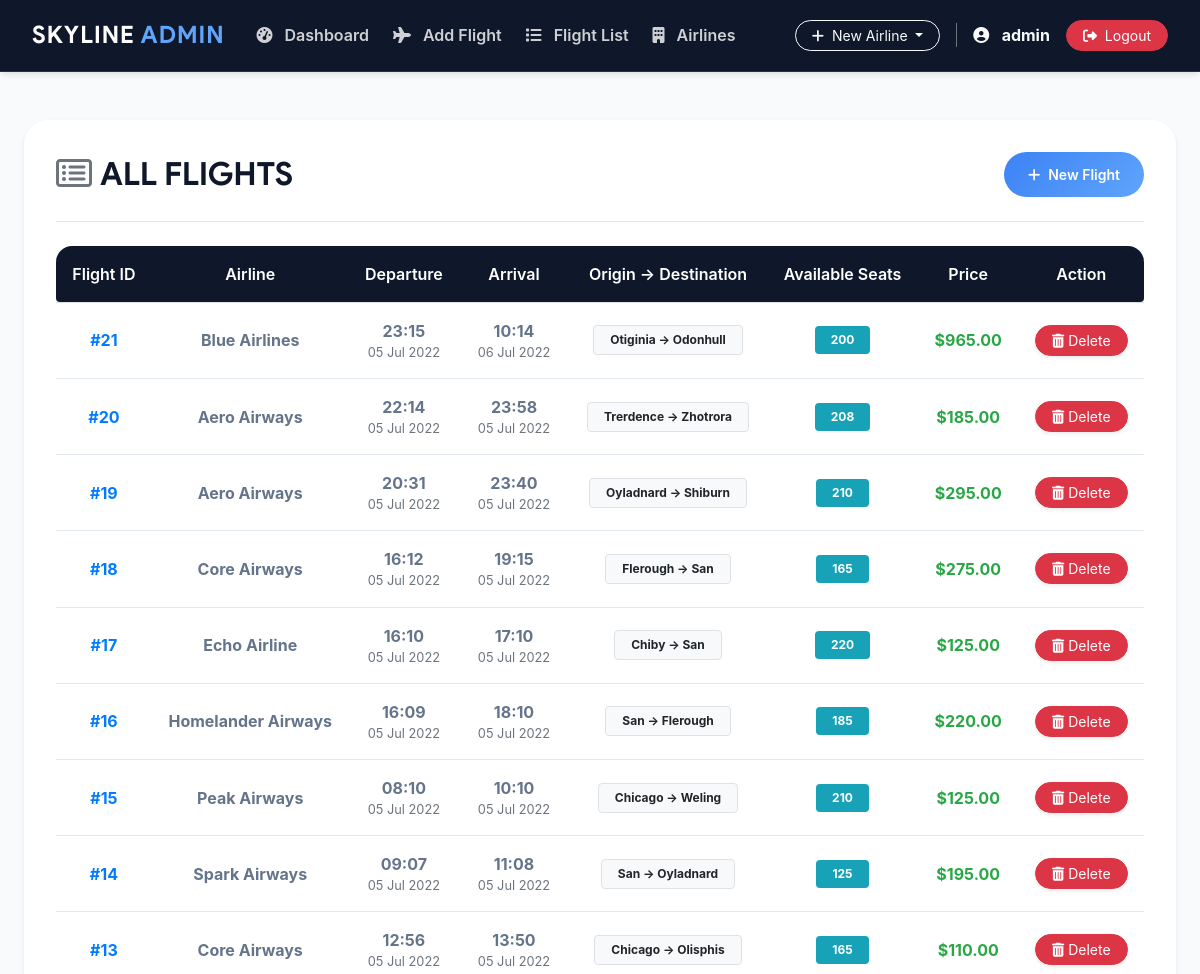
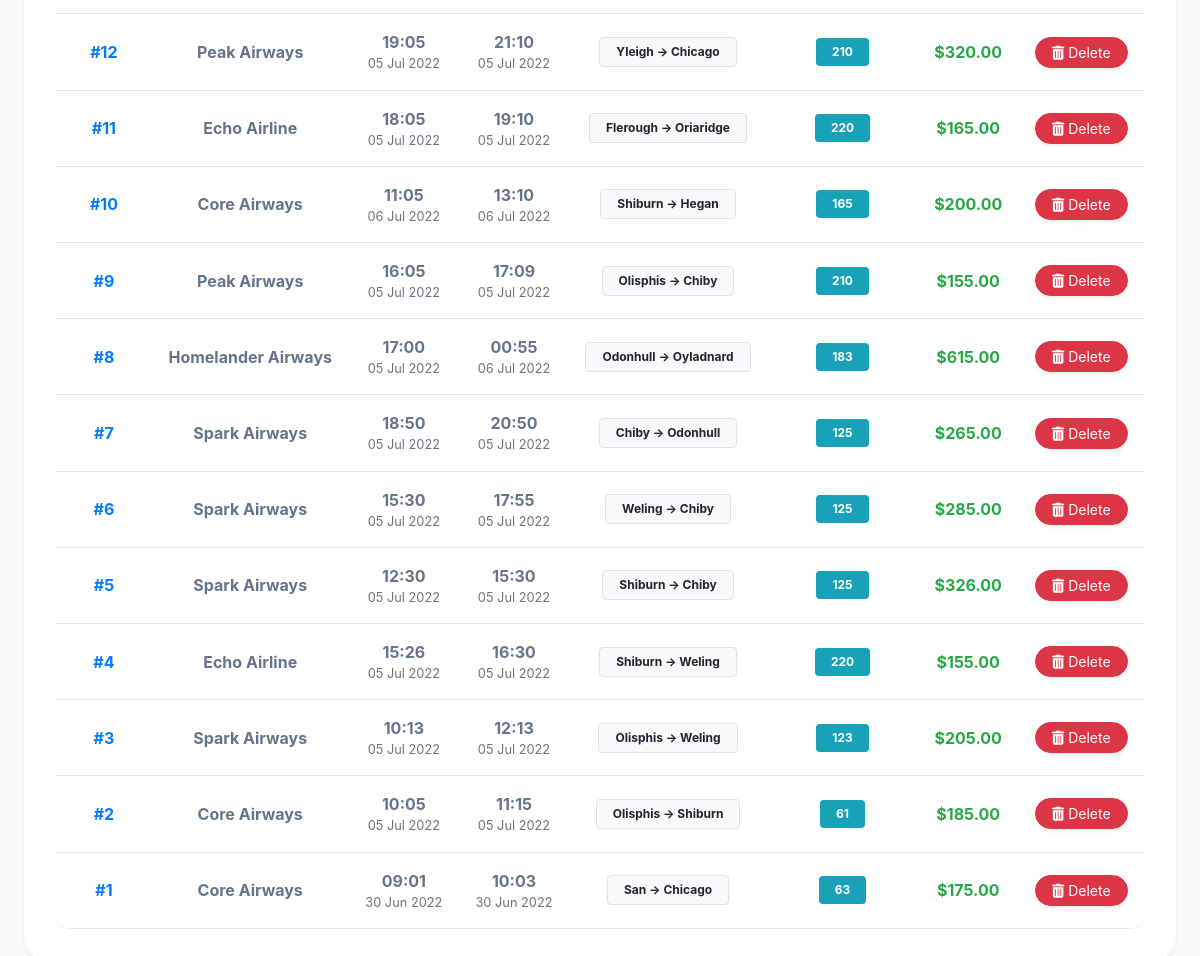
The app's page /admin/all_flights.php (signed in) with its own data (2 pictures, top to bottom).
### tables this page shows
CREATE TABLE `flight` (
  `flight_id` int(11) NOT NULL,
  `admin_id` int(11) NOT NULL,
  `arrivale` datetime NOT NULL,
  `departure` datetime NOT NULL,
  `Destination` varchar(20) NOT NULL,
  `source` varchar(20) NOT NULL,
  `airline` varchar(20) NOT NULL,
  `Seats` varchar(110) NOT NULL,
  `duration` varchar(20) NOT NULL,
  `Price` int(11) NOT NULL,
  `status` varchar(6) DEFAULT NULL,
  `issue` varchar(50) DEFAULT NULL,
  `last_seat` varchar(5) DEFAULT '',
  `bus_seats` int(11) DEFAULT '20',
  `last_bus_seat` varchar(5) DEFAULT ''
);

### admin/all_flights.php (the view, shortened to what this page needs)
<?php include_once 'header.php'; ?>
<?php require '../helpers/init_conn_db.php'; ?>
<?php if(isset($_SESSION['adminId'])) { ?>
<main>
  <div class="container-fluid px-4 mt-5 mb-5">
    <div class="admin-glass-panel animate-fade-in shadow-sm border-0">
      <div class="d-flex justify-content-between align-items-center mb-4">
        <h2 class="admin-header-title mb-0"><i class="fa fa-list-alt mr-2 text-secondary"></i>ALL FLIGHTS</h2>
        <a href="flight.php" class="btn btn-admin-premium btn-sm px-4 rounded-pill"><i class="fa fa-plus mr-2"></i>New Flight</a>
      </div>
      <hr class="mb-4">
      <div class="table-responsive">
        <table class="table mb-0 custom-table text-center table-hover align-middle">
          <thead>
            <tr>
              <th scope="col" class="rounded-left">Flight ID</th>
              <th scope="col">Airline</th>
              <th scope="col">Departure</th>
              <th scope="col">Arrival</th>
              <th scope="col">Origin &rarr; Destination</th>
              <th scope="col">Available Seats</th>
              <th scope="col">Price</th>
              <th scope="col" class="rounded-right">Action</th>
            </tr>
          </thead>
          <tbody>
            <?php
            $sql = 'SELECT * FROM Flight ORDER BY flight_id DESC';
            $stmt = mysqli_stmt_init($conn);
            mysqli_stmt_prepare($stmt,$sql);
            mysqli_stmt_execute($stmt);
            $result = mysqli_stmt_get_result($stmt);
            while ($row = mysqli_fetch_assoc($result)) {
              echo "
              <tr>
                <td class='font-weight-bold text-primary'>
                  <a href='pass_list.php?flight_id=".htmlspecialchars($row['flight_id'])."'>#".htmlspecialchars($row['flight_id'])."</a>
                </td>
                <td class='font-weight-bold'>".htmlspecialchars($row['airline'])."</td>
                <td>
                  <div class='font-weight-bold'>".date('H:i', strtotime($row['departure']))."</div>
                  <div class='small text-muted'>".date('d M Y', strtotime($row['departure']))."</div>
                </td>
                <td>
                  <div class='font-weight-bold'>".date('H:i', strtotime($row['arrivale']))."</div>
                  <div class='small text-muted'>".date('d M Y', strtotime($row['arrivale']))."</div>
                </td>
                <td><span class='badge badge-light px-3 py-2 border'>".htmlspecialchars($row['source'])." &rarr; ".htmlspecialchars($row['Destination'])."</span></td>
                <td><span class='badge badge-info px-3 py-2'>".htmlspecialchars($row['Seats'])."</span></td>
                <td class='font-weight-bold text-success'>$".number_format($row['Price'], 2)."</td>
                <td>
                  <form action='all_flights.php' method='post' class='m-0' onsubmit='return confirm(\"Are you sure you want to delete this flight?\");'>
                    <input name='flight_id' type='hidden' value='".htmlspecialchars($row['flight_id'])."'>
                    <button class='btn btn-danger btn-sm rounded-pill px-3 shadow-sm' type='submit' name='del_flight'>
                    <i class='fa fa-trash'></i> Delete</button>
                  </form>
                </td>
              </tr>
              ";
            }
            ?>
          </tbody>
        </table>
      </div>
    </div>
  </div>
</main>
<?php } ?>
<?php include_once 'footer.php'; ?>

### admin/header.php (shortened to what this page needs)
<!doctype html>
<html lang="en">
    <head>
        <link rel="stylesheet" href="https://stackpath.bootstrapcdn.com/font-awesome/4.7.0/css/font-awesome.min.css">
        <link rel="stylesheet" href="https://stackpath.bootstrapcdn.com/bootstrap/4.5.2/css/bootstrap.min.css">
    </head>
    <body>
        <nav class="navbar navbar-custom navbar-expand-lg navbar-dark mb-4">
          <a class="navbar-brand text-light" href="index.php"><h4>SKYLINE <span style="color: var(--accent-color);">ADMIN</span></h4></a>
        <div class="collapse navbar-collapse" id="navbarSupportedContent">
          <?php
              if(isset($_SESSION['adminId'])) { ?>
                <ul class="navbar-nav mr-auto">
                <li class="nav-item">
                    <a class="nav-link" href="index.php">
                      <h5 class="ml-2"><i class="fa fa-dashboard mr-2"></i> Dashboard</h5>
                    </a>
                  </li>
                  <li class="nav-item">
                    <a class="nav-link" href="flight.php">
                      <h5 class="ml-2"><i class="fa fa-plane mr-2"></i> Add Flight</h5>
                    </a>
                  </li>
                  <li class="nav-item">
                    <a class="nav-link" href="all_flights.php">
                      <h5 class="ml-2"><i class="fa fa-list mr-2"></i> Flight List</h5>
                    </a>
                  </li>
                  <li class="nav-item">
                    <a class="nav-link" href="list_airlines.php">
                      <h5 class="ml-2"><i class="fa fa-building mr-2"></i> Airlines</h5>
                    </a>
                  </li>
                </ul>
                <ul class="nav navbar-nav navbar-right align-items-center">
                  <li class="nav-item mr-3">
                    <div class="dropdown mt-2 mt-lg-0">
                      <button class="btn btn-outline-light btn-sm dropdown-toggle rounded-pill px-3" type="button"
                        id="dropdownMenuButton" data-toggle="dropdown"
                          aria-haspopup="true" aria-expanded="false">
                        <i class="fa fa-plus mr-1"></i> New Airline
                      </button>
                    </div>
                  </li>
                  <li class="nav-item border-left border-secondary pl-3 mr-3 d-none d-lg-block">
                          <i class="fa fa-user-circle text-light mr-2"></i>
                          <span class="text-light font-weight-bold">
                          <?php echo htmlspecialchars($_SESSION['adminUname']); ?>
                          </span>
                  </li>
                  <li class="nav-item">
                    <form action="../includes/logout.inc.php" method="POST" class="m-0">
                        <button class="btn btn-danger btn-sm rounded-pill px-3" type="submit">
                            <i class="fa fa-sign-out mr-1"></i> Logout
                        </button>
                    </form>
                  </li>
                </ul>
            <?php } ?>
        </div>
        </nav>

### admin/footer.php (shortened to what this page needs)
  </body>
</html>

### admin/header.php (style rules this page uses)
:root { --primary-color: #0f172a; --secondary-color: #3b82f6; --accent-color: #60a5fa; --background-color: #f8fafc; --text-primary: #1e293b; --text-secondary: #64748b; --glass-bg: rgba(255, 255, 255, 0.95); --glass-border: rgba(255, 255, 255, 0.2); --transition: all 0.3s ease; }
body { background-color: var(--background-color); font-family: 'Inter', 'product sans', sans-serif; color: var(--text-primary); }
.navbar-custom { background: var(--primary-color) !important; backdrop-filter: blur(10px); -webkit-backdrop-filter: blur(10px); border-bottom: 1px solid rgba(255, 255, 255, 0.1); padding: 1rem 2rem; box-shadow: 0 4px 6px -1px rgba(0, 0, 0, 0.1); }
.navbar-brand h4 { font-family: 'product sans', sans-serif; font-weight: 800; margin: 0; letter-spacing: 1px; color: white; }
.nav-link h5 { font-size: 1rem; font-weight: 600; margin: 0; color: rgba(255, 255, 255, 0.8); transition: var(--transition); }
.btn-admin-premium { background: linear-gradient(135deg, var(--secondary-color), var(--accent-color)); color: white; border: none; border-radius: 0.5rem; padding: 0.75rem 1.5rem; font-weight: 600; transition: var(--transition); }
.admin-glass-panel { background: white; border-radius: 1.5rem; box-shadow: 0 4px 6px -1px rgba(0, 0, 0, 0.05), 0 2px 4px -1px rgba(0, 0, 0, 0.03); padding: 2rem; }
.admin-header-title { font-family: 'product sans', sans-serif; font-weight: 800; color: var(--primary-color); margin-bottom: 2rem; }
.custom-table { background: white; border-radius: 1rem; overflow: hidden; box-shadow: 0 4px 6px -1px rgba(0,0,0,0.05); }
.custom-table thead th { background: var(--primary-color); color: white; font-weight: 600; border: none; padding: 1rem; }
.custom-table tbody td { padding: 1rem; vertical-align: middle; border-bottom: 1px solid #e2e8f0; color: var(--text-secondary); font-weight: 500; }

### records on screen
flight: flight_id "21", airline "Blue Airlines", departure "23:15", departure "05 Jul 2022", arrivale "10:14", arrivale "06 Jul 2022", source "Otiginia", Destination "Odonhull", Seats "200", Price "965.00"
flight: flight_id "20", airline "Aero Airways", departure "22:14", departure "05 Jul 2022", arrivale "23:58", arrivale "05 Jul 2022", source "Trerdence", Destination "Zhotrora", Seats "208", Price "185.00"
flight: flight_id "19", airline "Aero Airways", departure "20:31", departure "05 Jul 2022", arrivale "23:40", arrivale "05 Jul 2022", source "Oyladnard", Destination "Shiburn", Seats "210", Price "295.00"
flight: flight_id "18", airline "Core Airways", departure "16:12", departure "05 Jul 2022", arrivale "19:15", arrivale "05 Jul 2022", source "Flerough", Destination "San", Seats "165", Price "275.00"
flight: flight_id "17", airline "Echo Airline", departure "16:10", departure "05 Jul 2022", arrivale "17:10", arrivale "05 Jul 2022", source "Chiby", Destination "San", Seats "220", Price "125.00"
flight: flight_id "16", airline "Homelander Airways", departure "16:09", departure "05 Jul 2022", arrivale "18:10", arrivale "05 Jul 2022", source "San", Destination "Flerough", Seats "185", Price "220.00"
flight: flight_id "15", airline "Peak Airways", departure "08:10", departure "05 Jul 2022", arrivale "10:10", arrivale "05 Jul 2022", source "Chicago", Destination "Weling", Seats "210", Price "125.00"
flight: flight_id "14", airline "Spark Airways", departure "09:07", departure "05 Jul 2022", arrivale "11:08", arrivale "05 Jul 2022", source "San", Destination "Oyladnard", Seats "125", Price "195.00"
flight: flight_id "13", airline "Core Airways", departure "12:56", departure "05 Jul 2022", arrivale "13:50", arrivale "05 Jul 2022", source "Chicago", Destination "Olisphis", Seats "165", Price "110.00"
flight: flight_id "12", airline "Peak Airways", departure "19:05", departure "05 Jul 2022", arrivale "21:10", arrivale "05 Jul 2022", source "Yleigh", Destination "Chicago", Seats "210", Price "320.00"
flight: flight_id "11", airline "Echo Airline", departure "18:05", departure "05 Jul 2022", arrivale "19:10", arrivale "05 Jul 2022", source "Flerough", Destination "Oriaridge", Seats "220", Price "165.00"
flight: flight_id "10", airline "Core Airways", departure "11:05", departure "06 Jul 2022", arrivale "13:10", arrivale "06 Jul 2022", source "Shiburn", Destination "Hegan", Seats "165", Price "200.00"
flight: flight_id "9", airline "Peak Airways", departure "16:05", departure "05 Jul 2022", arrivale "17:09", arrivale "05 Jul 2022", source "Olisphis", Destination "Chiby", Seats "210", Price "155.00"
flight: flight_id "8", airline "Homelander Airways", departure "17:00", departure "05 Jul 2022", arrivale "00:55", arrivale "06 Jul 2022", source "Odonhull", Destination "Oyladnard", Seats "183", Price "615.00"
flight: flight_id "7", airline "Spark Airways", departure "18:50", departure "05 Jul 2022", arrivale "20:50", arrivale "05 Jul 2022", source "Chiby", Destination "Odonhull", Seats "125", Price "265.00"
flight: flight_id "6", airline "Spark Airways", departure "15:30", departure "05 Jul 2022", arrivale "17:55", arrivale "05 Jul 2022", source "Weling", Destination "Chiby", Seats "125", Price "285.00"
flight: flight_id "5", airline "Spark Airways", departure "12:30", departure "05 Jul 2022", arrivale "15:30", arrivale "05 Jul 2022", source "Shiburn", Destination "Chiby", Seats "125", Price "326.00"
flight: flight_id "4", airline "Echo Airline", departure "15:26", departure "05 Jul 2022", arrivale "16:30", arrivale "05 Jul 2022", source "Shiburn", Destination "Weling", Seats "220", Price "155.00"
flight: flight_id "3", airline "Spark Airways", departure "10:13", departure "05 Jul 2022", arrivale "12:13", arrivale "05 Jul 2022", source "Olisphis", Destination "Weling", Seats "123", Price "205.00"
flight: flight_id "2", airline "Core Airways", departure "10:05", departure "05 Jul 2022", arrivale "11:15", arrivale "05 Jul 2022", source "Olisphis", Destination "Shiburn", Seats "61", Price "185.00"
flight: flight_id "1", airline "Core Airways", departure "09:01", departure "30 Jun 2022", arrivale "10:03", arrivale "30 Jun 2022", source "San", Destination "Chicago", Seats "63", Price "175.00"

### other values on screen
$_SESSION['adminUname'] "admin"
